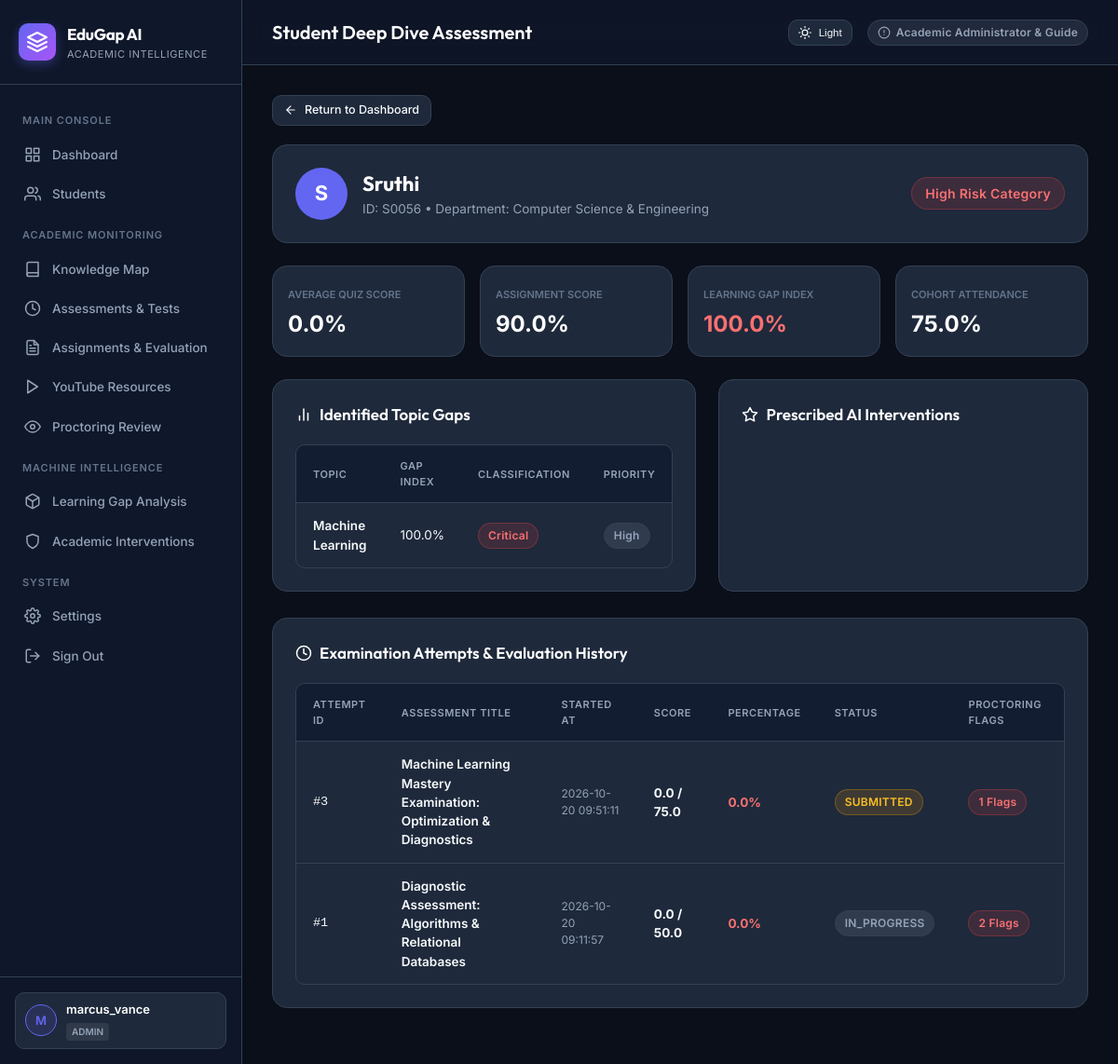
Page /student/S0056 (signed in) on the committed database.
### tables this page shows
CREATE TABLE students (
    student_id TEXT PRIMARY KEY,
    average_quiz_score REAL,
    average_assignment_score REAL,
    average_learning_gap REAL,
    average_attendance REAL,
    overall_risk TEXT
, name TEXT, email TEXT, department TEXT DEFAULT 'Computer Science & Engineering', enrollment_date TEXT DEFAULT '2025-08-01');

CREATE TABLE learning_gaps (
    id INTEGER PRIMARY KEY AUTOINCREMENT,
    student_id TEXT,
    topic TEXT,
    learning_gap_score REAL,
    gap_category TEXT,
    priority TEXT
);

CREATE TABLE assessment_attempts (
        id INTEGER PRIMARY KEY AUTOINCREMENT,
        assessment_id INTEGER NOT NULL,
        student_id TEXT NOT NULL,
        started_at TIMESTAMP DEFAULT CURRENT_TIMESTAMP,
        submitted_at TIMESTAMP,
        time_taken_seconds INTEGER DEFAULT 0,
        score REAL DEFAULT 0.0,
        max_score REAL DEFAULT 100.0,
        percentage REAL DEFAULT 0.0,
        passed INTEGER DEFAULT 0,
        status TEXT DEFAULT 'in_progress', -- 'in_progress', 'submitted', 'evaluated'
        proctoring_flag_count INTEGER DEFAULT 0,
        review_status TEXT DEFAULT 'normal', -- 'normal', 'flagged', 'under_review', 'reviewed'
        review_notes TEXT,
        evaluated_by TEXT,
        evaluated_at TIMESTAMP,
        FOREIGN KEY (assessment_id) REFERENCES assessments(id) ON DELETE CASCADE,
        FOREIGN KEY (student_id) REFERENCES students(student_id)
    );

CREATE TABLE assessments (
        id INTEGER PRIMARY KEY AUTOINCREMENT,
        title TEXT NOT NULL,
        description TEXT,
        subject TEXT NOT NULL,
        topic TEXT NOT NULL,
        duration_minutes INTEGER DEFAULT 30,
        passing_marks REAL DEFAULT 50.0,
        total_marks REAL DEFAULT 100.0,
        negative_marking REAL DEFAULT 0.0,
        attempt_limit INTEGER DEFAULT 1,
        shuffle_questions INTEGER DEFAULT 1,
        shuffle_options INTEGER DEFAULT 1,
        is_proctored INTEGER DEFAULT 1,
        proctoring_strictness TEXT DEFAULT 'Standard',
        assigned_to_student_id TEXT,
        due_date TIMESTAMP,
        is_published INTEGER DEFAULT 1,
        results_published INTEGER DEFAULT 1,
        created_by TEXT DEFAULT 'Admin',
        created_at TIMESTAMP DEFAULT CURRENT_TIMESTAMP
    );

### app.py (the view)
@app.route("/student/<student_id>")
@login_required
def student_details(student_id):
    if session.get("role") == "student" and session.get("student_id") != student_id:
        flash("Unauthorized access. You may only view your personal academic record.", "error")
        return redirect(url_for("dashboard"))
    connection = get_db_connection()
    student = connection.execute(
        "SELECT * FROM students WHERE student_id = ?",
        (student_id,)
    ).fetchone()
    gaps = connection.execute("""
        SELECT * FROM learning_gaps
        WHERE student_id = ?
        ORDER BY learning_gap_score DESC
    """, (student_id,)).fetchall()
    recommendations = connection.execute("""
        SELECT * FROM recommendations
        WHERE student_id = ?
    """, (student_id,)).fetchall()
    guidance_history = connection.execute("""
        SELECT * FROM student_guidance
        WHERE student_id = ?
        ORDER BY id DESC
    """, (student_id,)).fetchall()
    assessment_history = connection.execute("""
        SELECT att.*, a.title as assessment_title, a.passing_marks
        FROM assessment_attempts att
        JOIN assessments a ON a.id = att.assessment_id
        WHERE att.student_id = ?
        ORDER BY att.id DESC
    """, (student_id,)).fetchall()
    weak_topic_names = [g["topic"] for g in gaps if g["learning_gap_score"] >= 30.0]
    if weak_topic_names:
        placeholders = ",".join("?" for _ in weak_topic_names)
        recommended_videos = connection.execute(f"""
            SELECT * FROM youtube_resources
            WHERE topic IN ({placeholders}) OR assigned_to_student_id = ?
            ORDER BY id DESC LIMIT 6
        """, (*weak_topic_names, student_id)).fetchall()
    else:
        recommended_videos = connection.execute("""
            SELECT * FROM youtube_resources
            WHERE assigned_to_student_id = ? OR assigned_to_student_id IS NULL OR assigned_to_student_id = ''
            ORDER BY id DESC LIMIT 6
        """, (student_id,)).fetchall()
    connection.close()
    return render_template(
        "student.html",
        student=student,
        gaps=gaps,
        recommendations=recommendations,
        guidance_history=guidance_history,
        assessment_history=assessment_history,
        recommended_videos=recommended_videos
    )

### templates/student.html (shortened to what this page needs)
{% extends "base.html" %}
{% block header_title %}Student Deep Dive Assessment{% endblock %}
{% block content %}
<div class="breadcrumb-nav">
    <a href="{{ url_for('dashboard') }}" class="btn btn-secondary btn-sm">
        <svg class="icon icon-sm" viewBox="0 0 24 24"><line x1="19" y1="12" x2="5" y2="12"/><polyline points="12 19 5 12 12 5"/></svg>
        <span>Return to Dashboard</span>
    </a>
</div>
{% if student %}
<div class="card" style="margin-bottom: 24px;">
    <div style="display: flex; justify-content: space-between; align-items: center; flex-wrap: wrap; gap: 16px;">
        <div style="display: flex; align-items: center; gap: 16px;">
            <div style="width: 56px; height: 56px; border-radius: 50%; background: var(--primary); display: flex; align-items: center; justify-content: center; font-size: 22px; font-weight: 700; color: #ffffff;">
                {{ (student['name'] if student['name'] else 'S')[0]|upper }}
            </div>
            <div>
                <h2 style="font-family: 'Outfit', sans-serif; font-size: 22px; color: #ffffff;">{{ student['name'] if student['name'] else "Student " ~ student['student_id'] }}</h2>
                <div style="color: var(--text-secondary); font-size: 13.5px;">
                    <span>ID: {{ student['student_id'] }}</span> &bull;
                    <span>Department: {{ student['department'] if student['department'] else 'Computer Science' }}</span>
                </div>
            </div>
        </div>
        <div>
            {% if student['overall_risk'] == 'High Risk' %}
                <span class="badge badge-high" style="font-size: 14px; padding: 6px 14px;">High Risk Category</span>
            {% elif student['overall_risk'] == 'Medium Risk' %}
                <span class="badge badge-medium" style="font-size: 14px; padding: 6px 14px;">Medium Risk Category</span>
            {% else %}
                <span class="badge badge-low" style="font-size: 14px; padding: 6px 14px;">Low Risk Category</span>
            {% endif %}
        </div>
    </div>
</div>
<div style="display: grid; grid-template-columns: repeat(auto-fit, minmax(200px, 1fr)); gap: 16px; margin-bottom: 24px;">
    <div class="card" style="padding: 16px;">
        <span style="font-size: 11px; text-transform: uppercase; color: var(--text-muted); font-weight: 600;">Average Quiz Score</span>
        <div style="font-size: 24px; font-weight: 700; color: #ffffff; margin-top: 4px;">{{ "%.1f"|format(student['average_quiz_score']) }}%</div>
    </div>
    <div class="card" style="padding: 16px;">
        <span style="font-size: 11px; text-transform: uppercase; color: var(--text-muted); font-weight: 600;">Assignment Score</span>
        <div style="font-size: 24px; font-weight: 700; color: #ffffff; margin-top: 4px;">{{ "%.1f"|format(student['average_assignment_score']) }}%</div>
    </div>
    <div class="card" style="padding: 16px;">
        <span style="font-size: 11px; text-transform: uppercase; color: var(--text-muted); font-weight: 600;">Learning Gap Index</span>
        {% if student['average_learning_gap'] >= 60 %}
        <div style="font-size: 24px; font-weight: 700; color: #f87171; margin-top: 4px;">{{ "%.1f"|format(student['average_learning_gap']) }}%</div>
        {% elif student['average_learning_gap'] >= 30 %}
        <div style="font-size: 24px; font-weight: 700; color: #fbbf24; margin-top: 4px;">{{ "%.1f"|format(student['average_learning_gap']) }}%</div>
        {% else %}
        <div style="font-size: 24px; font-weight: 700; color: #34d399; margin-top: 4px;">{{ "%.1f"|format(student['average_learning_gap']) }}%</div>
        {% endif %}
    </div>
    <div class="card" style="padding: 16px;">
        <span style="font-size: 11px; text-transform: uppercase; color: var(--text-muted); font-weight: 600;">Cohort Attendance</span>
        <div style="font-size: 24px; font-weight: 700; color: #ffffff; margin-top: 4px;">{{ "%.1f"|format(student['average_attendance']) }}%</div>
    </div>
</div>
<div class="assessment-grid">
    <div class="card">
        <div class="card-header">
            <h3>
                <svg class="icon" viewBox="0 0 24 24"><line x1="18" y1="20" x2="18" y2="10"/><line x1="12" y1="20" x2="12" y2="4"/><line x1="6" y1="20" x2="6" y2="14"/></svg>
                <span>Identified Topic Gaps</span>
            </h3>
        </div>
        <div class="table-container">
            <table>
                <thead>
                    <tr>
                        <th>Topic</th>
                        <th>Gap Index</th>
                        <th>Classification</th>
                        <th>Priority</th>
                    </tr>
                </thead>
                <tbody>
                    {% for g in gaps %}
                    <tr>
                        <td style="font-weight: 600;">{{ g['topic'] }}</td>
                        <td>{{ "%.1f"|format(g['learning_gap_score']) }}%</td>
                        <td>
                            {% if g['gap_category'] == 'High Gap' or g['gap_category'] == 'High' %}
                            <span class="badge badge-high">Critical</span>
                            {% elif g['gap_category'] == 'Medium Gap' or g['gap_category'] == 'Medium' %}
                            <span class="badge badge-medium">Moderate</span>
                            {% else %}
                            <span class="badge badge-low">Normal</span>
                            {% endif %}
                        </td>
                        <td>
                            <span class="badge badge-neutral">{{ g['priority'] }}</span>
                        </td>
                    </tr>
                    {% endfor %}
                </tbody>
            </table>
        </div>
    </div>
    <div class="card">
        <div class="card-header">
            <h3>
                <svg class="icon" viewBox="0 0 24 24"><polygon points="12 2 15.09 8.26 22 9.27 17 14.14 18.18 21.02 12 17.77 5.82 21.02 7 14.14 2 9.27 8.91 8.26 12 2"/></svg>
                <span>Prescribed AI Interventions</span>
            </h3>
        </div>
    </div>
</div>
<div class="card" style="margin-bottom: 28px;">
    <div class="card-header">
        <h3>
            <svg class="icon" viewBox="0 0 24 24"><circle cx="12" cy="12" r="10"/><polyline points="12 6 12 12 16 14"/></svg>
            <span>Examination Attempts & Evaluation History</span>
        </h3>
    </div>
    <div class="table-container">
        <table>
            <thead>
                <tr>
                    <th>Attempt ID</th>
                    <th>Assessment Title</th>
                    <th>Started At</th>
                    <th>Score</th>
                    <th>Percentage</th>
                    <th>Status</th>
                    <th>Proctoring Flags</th>
                </tr>
            </thead>
            <tbody>
                {% for att in assessment_history %}
                <tr>
                    <td style="font-family: monospace;">#{{ att['id'] }}</td>
                    <td style="font-weight: 600;">{{ att['assessment_title'] }}</td>
                    <td style="font-size: 12px; color: var(--text-secondary);">{{ att['started_at'] }}</td>
                    <td><strong>{{ "%.1f"|format(att['score']) }} / {{ att['max_score'] }}</strong></td>
                    <td>
                        {% if att['percentage'] >= att['passing_marks'] %}
                        <span style="font-weight: 700; color: #34d399;">{{ "%.1f"|format(att['percentage']) }}%</span>
                        {% else %}
                        <span style="font-weight: 700; color: #f87171;">{{ "%.1f"|format(att['percentage']) }}%</span>
                        {% endif %}
                    </td>
                    <td>
                        <span class="badge {% if att['status'] == 'evaluated' %}badge-low{% elif att['status'] == 'submitted' %}badge-medium{% else %}badge-neutral{% endif %}">
                            {{ att['status']|upper }}
                        </span>
                    </td>
                    <td>
                        {% if att['proctoring_flag_count'] > 0 %}
                            <span class="badge badge-high">{{ att['proctoring_flag_count'] }} Flags</span>
                        {% else %}
                            <span class="badge badge-low">Clean</span>
                        {% endif %}
                    </td>
                </tr>
                {% else %}
                <tr>
                    <td colspan="7" style="text-align: center; color: var(--text-secondary); padding: 20px;">
                        No examinations taken yet.
                    </td>
                </tr>
                {% endfor %}
            </tbody>
        </table>
    </div>
</div>
{% else %}
<div class="card" style="text-align: center; padding: 48px;">
    <h2>Student record not found</h2>
    <p style="color: var(--text-secondary); margin-top: 8px;">The requested academic identifier does not correspond to an enrolled learner.</p>
</div>
{% endif %}
{% endblock %}

### rows in the picture
students: name "S", name "Sruthi", student_id "S0056", department "Computer Science & Engineering", average_quiz_score "0.0", average_assignment_score "90.0", average_learning_gap "100.0", average_attendance "75.0"
learning_gaps: topic "Machine Learning", learning_gap_score "100.0", gap_category "Critical", priority "High"
assessment_attempts: id "3", assessment_title "Machine Learning Mastery Examination: Optimization & Diagnostics", started_at "2026-10-20 09:51:11", score "0.0", max_score "75.0", percentage "0.0", status "SUBMITTED", proctoring_flag_count "1"
assessment_attempts: id "1", assessment_title "Diagnostic Assessment: Algorithms & Relational Databases", started_at "2026-10-20 09:11:57", score "0.0", max_score "50.0", percentage "0.0", status "IN_PROGRESS", proctoring_flag_count "2"

### other values in the picture
{{ session.get("username", "U")[0]|upper }} "M"
{{ session.get("username", "User") }} "marcus_vance"
{{ session.get("role", "student") }} "ADMIN"
